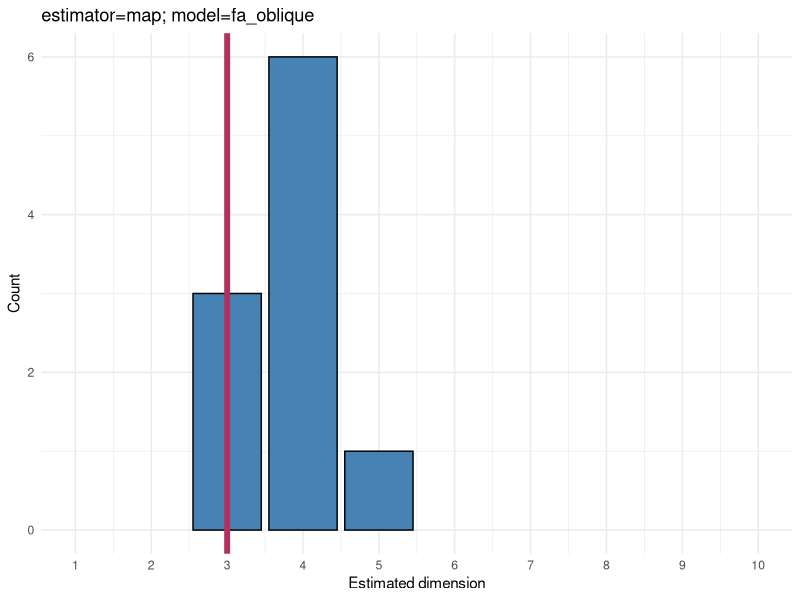

The R source for this figure:
library(ggplot2)

models <- c("fa_orthogonal", "fa_oblique")
estimators <- c("bic", "kaiser_guttman", "parallel_analysis", 
                "rmsea", "ega", "vss", "map")

results <- list()

for (model in models) {
  
  d_obs <- list()
  d_estimates <- list()
  for (estimator in estimators) {
    d_estimates$estimator = c(3, 3, 3, 4, 4, 4, 5, 4, 4, 4)
    d_obs$estimator = 4
  }
  results$model <- list(
    d_estimates=d_estimates,
    d_obs=d_obs
  )
}


    
ggplot(data.frame(d = c(3, 3, 3, 4, 4, 4, 5, 4, 4, 4)), aes(x = d)) +
  geom_bar(fill = "steelblue", color = "black") +
  scale_x_continuous(breaks = 1:10, limits = c(1, 10)) +
  labs(
    title = paste0("estimator=", estimator, "; model=", model),
    x = "Estimated dimension",
    y = "Count"
  ) +
  theme_minimal() +
  geom_vline(xintercept=3, color="maroon", size=2)
  
